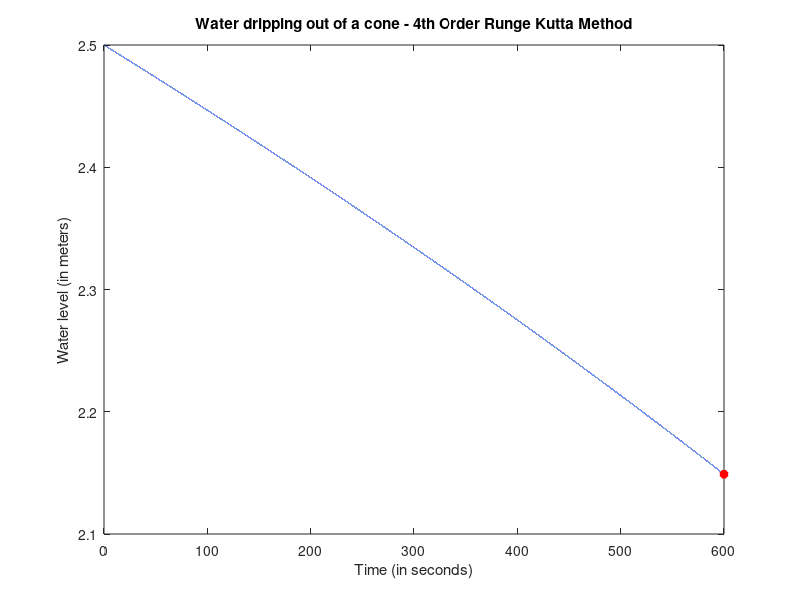

The MATLAB source for this figure:
clc
clear
close

N = 100000;
t0 = 0;
T = 600; %seconds
dt = (T-t0)/N;

x_0 = 2.5; %m
r = 0.03; %m
r_0 = 2.6833; %m
tg_alpha = r_0/x_0;
rx = @(x)tg_alpha * x;
g = 9.8; %m / sec^2
A =@(x)(rx(x).^2)*pi;

X = [x_0 zeros(1,N)];
t = [t0 zeros(1,N)];

%% 4th Order Runge-Kutta Method

for n = 1 : N
    k1 = (-0.6*pi*r^2*sqrt(2*g)*sqrt(X(n))/A(X(n)))*dt; 
    X_midstep_1 = X(n) + k1/2; 
    
    k2 = -0.6*pi*r^2*sqrt(2*g)*sqrt(X_midstep_1)/A(X_midstep_1)*dt; 
    X_midstep_2 = X(n) + k2/2;
    
    k3 = -0.6*pi*r^2*sqrt(2*g)*sqrt(X_midstep_2)/A(X_midstep_2)*dt;
    X_midstep_3 = X(n) + k3;
    
    k4 = -0.6*pi*r^2*sqrt(2*g)*sqrt(X_midstep_3)/A(X_midstep_3)*dt;
    
    X(n+1) = X(n) + (1/6)*(k1 + 2*k2 + 2*k3 + k4);
    t(n+1)=t(n)+dt;
end

X = X(2:end);
t = t(1:end-1);

Water_Level_T = X(end);
plot(t,X)
hold on
plot(t(end),X(end),"r*","LineWidth",3);
hold off
title('Water dripping out of a cone - 4th Order Runge Kutta Method')
xlabel('Time (in seconds)')
ylabel('Water level (in meters)')

fprintf('Water lever after 10 minutes (4th Order Runge Kutta Method):  %.9f Meters \n',Water_Level_T)

%% Error of the numerical solution
x_analytical = 2.1489055841903624; %Analytical solution for x
error = abs(Water_Level_T-x_analytical);
fprintf('The error of the estimation is %.16f \n',error)